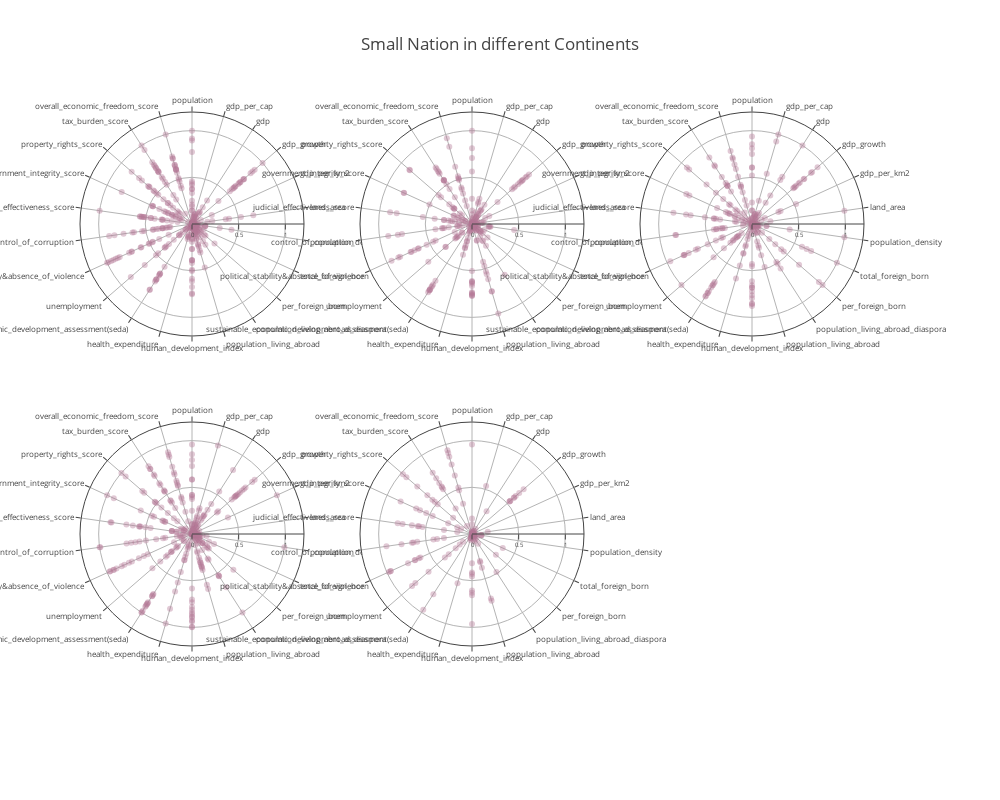

Here is the notebook cell this chart was saved with:
### Markdown cell above
## Overview for each continent

### Code cell
from plotly import tools
from random import randint

total= df_norm['continent'].nunique()
cols=3
rows = total//cols+1

traces = []
subplot_titles = []

# setup = dict(name = data[0], # country name
#             subplot = subplot,
#             r = data[1:-2],
#             theta = df_norm.columns[1:-2],
#             marker = dict(
#                 color = color,
#             )
#         )



# mode_line = dict(
#             mode = "lines",
#             line = dict(shape = "spline",
#                         color = "rgba(255,255,255,0)"
#             )
#         )
# a={**setup, **mode_line}
# print(*a)


# Plot one subplot 
def draw_one_nation(data, subplot):

    
    return go.Scatterpolar(
            name = data[0], # country name
            subplot = subplot,
            r = data[1:-2],
            theta = df_norm.columns[1:-2],
#             mode = "lines",
#             fill = "toself",
#             fillcolor = "rgba(180,120,150,0.3)",
#             line = dict(
#                 shape = "spline",
#                 color = "rgba(180,120,150,0.3)",
#             ) 
        mode = "markers",
        marker = dict(
            color = "rgba(180,120,150,0.4)",
            
        )
    )
    

# Plot for group of continents
continents = df_norm.groupby('continent')
# continents.groups['Africa']
data = []
    
for i, continent in enumerate(continents):
    nations = continent[1] #df

    subplot = "polar"
    if i != 0:
        subplot += str(i+1)
    
    for i in range(len(nations)):
        nation = nations.iloc[i]
#         print(nation[0])
        data.append(draw_one_nation(nation, subplot))
    

    
# Subplot format
total = 5
cols = 3
rows = total//cols+1


width = 1/cols*0.8
height = 1/rows*0.8

w_offset = 1/cols*0.2
h_offset = 1/rows*0.2

polars = dict()
for i, continent in enumerate(continents):
    subplot = "polar"

    if i!=0:
        subplot += str(i+1)
        
    col = i % cols
    row = i // cols

    x = [(width+w_offset)*(col), width*(col+1) + w_offset*col]
    y = [1-height*(row+1)-h_offset*row, 1-(height+h_offset)*(row)]
        
#     print(continent[0], col, row)

    
    polars[subplot] = dict(
        domain = dict(
            x = x,
            y = y
        ),
        angularaxis=dict(
            tickfont = dict(
                size = 8 
            ),
            ticks = "outside" ,
            rotation = 90,
            direction = "clockwise"
        ),
        radialaxis = dict(
            visible = True,
            tickfont = dict(
                size = 6 
            ),
            nticks = 4,
            range = [0, 1.2]
        )
    )

    
layout = go.Layout(
    showlegend = False,
    title = "Small Nation in different Continents ",
)


fig = go.Figure(data=data, layout=layout)
fig['layout'].update(polars)
fig['layout'].update(height=800, width=1000)
iplot(fig)
